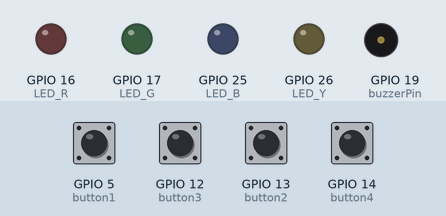
Bench run of a sketch on a simulated ESP32. Shown: output pins drawn as LEDs (lit = HIGH), buzzer (waves = sounding). Dashed ring = blinking. The test bench sets the inputs (shaded band); at power-on: GPIO 5 (button1), GPIO 12 (button3), GPIO 13 (button2), GPIO 14 (button4) HIGH. Pins used as bus, display or sensor lines are not drawn.

Above: at 1.2 s.
1.3 s: GPIO 14 (button4) pulled LOW for 0.15 s
At 1.4 s:
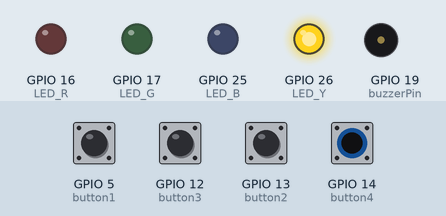
3.0 s: GPIO 5 (button1) pulled LOW for 0.15 s
At 3.8 s:
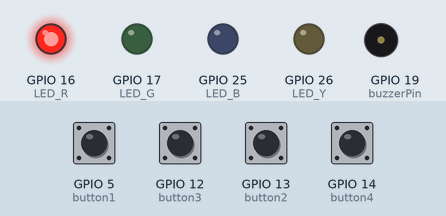
4.9 s: GPIO 14 (button4) pulled LOW for 1 s
At 6.3 s:
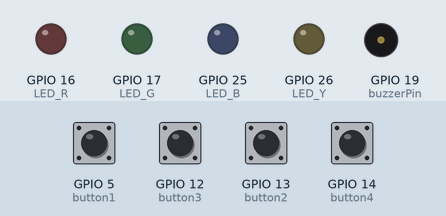
7.4 s: GPIO 12 (button3) pulled LOW for 0.15 s
At 8.3 s:
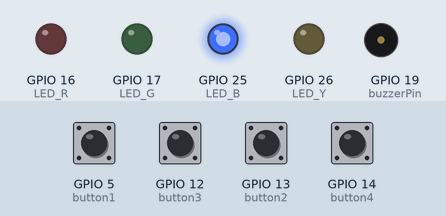
9.3 s: GPIO 5 (button1) driven LOW and GPIO 14 (button4) driven LOW
At 9.72 s:
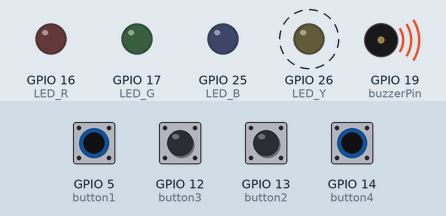
12.3 s: GPIO 13 (button2) pulled LOW for 1 s
At 13.1 s:
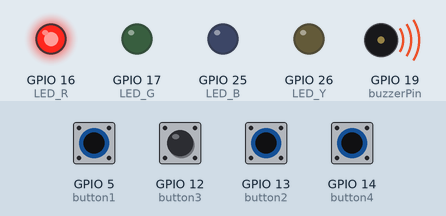
Timing chart, 0 to 16.3 s (numbered marks = the images above; inputs shaded):
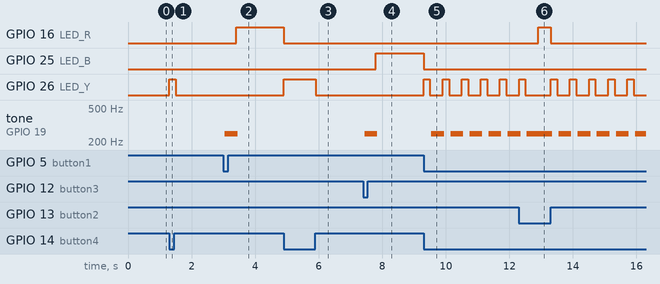

The sketch:

Simple_Creation-Answer_Machine.ino
```cpp
/*
 * Filename: Simple Creation-Answer Machine
 * Function: Simple creation Answer Machine
 * Compiling IDE：ARDUINO 2.3.3
 * Author: https://www.keyestudio.com/
*/
const int button1 = 5;  // the pin of the button1 to IO5
const int button2 = 13;  // button2 attach to IO13
const int button3 = 12;  // button3 attach to IO12
const int button4 = 14;  // button4 attach to IO14
const int buzzerPin = 19;  // the buzzer attach to IO18
const int LED_R = 16;  // LED_R attach to IO16
const int LED_G = 17;  // LED_G attach to IO17
const int LED_B = 25;  // LED_Battach to IO25
const int LED_Y = 26;  // LED_Y attach to IO26
#define uint8 unsigned char
uint8 flag = 0;  // used to indicate the state of button4 key
uint8 b1State,b2State,b3State,b4State = 0;

void setup(){
  //initialize buzzer,LED_R, LED_G, LED_B and LED_Y as output
  pinMode(buzzerPin, OUTPUT);
  pinMode(LED_R, OUTPUT);
  pinMode(LED_G, OUTPUT);
  pinMode(LED_B, OUTPUT);
  pinMode(LED_Y, OUTPUT);
  //initialize button1,button2,button3 and button4 as input,combined with pullup
  pinMode(button1, INPUT_PULLUP);
  pinMode(button2, INPUT_PULLUP);
  pinMode(button3, INPUT_PULLUP);
  pinMode(button4, INPUT_PULLUP);
  //turn all the led off
  digitalWrite(LED_R, LOW);
  digitalWrite(LED_G, LOW);
  digitalWrite(LED_B, LOW);
  digitalWrite(LED_Y, LOW);
}
void loop(){
  //turn all the led off
  digitalWrite(LED_R, LOW);
  digitalWrite(LED_G, LOW);
  digitalWrite(LED_B, LOW);
  digitalWrite(LED_Y, LOW);
  //read the state of the button4
  b4State = digitalRead(button4);
  //when button4 pressed
  if(b4State == 0){
    if(b4State == 0){  //confirm that the button4 is pressed
      flag = 1;  //if so,flag is 1
      digitalWrite(LED_Y, HIGH);  //turn the host LED_Y on
      delay(200);
    }
  }
  if(flag == 1){
    //read the state of the button of buttons
    b1State = digitalRead(button1);
    b2State = digitalRead(button2);
    b3State = digitalRead(button3);
    //If the button1 press the first
    if(b1State == 0){
      flag = 0;
      digitalWrite(LED_Y, LOW);
      Alarm();  //buzzer sound
      digitalWrite(LED_R,HIGH);  //turn the LED_R on only
      digitalWrite(LED_G,LOW);
      digitalWrite(LED_B,LOW);
      while(digitalRead(button4));  //detect the button4,if pressed,out of the while loop
    }
    //If the button2 press the first
    if(b2State == 0){
      flag = 0;
      digitalWrite(LED_Y, LOW);
      Alarm();
      digitalWrite(LED_R,LOW);
      digitalWrite(LED_G,HIGH);
      digitalWrite(LED_B,LOW);
      while(digitalRead(button4));
    }
    //If the button3 press the first
    if(b3State == 0){
      flag = 0;
      digitalWrite(LED_Y, LOW);
      Alarm();
      digitalWrite(LED_R,LOW);
      digitalWrite(LED_G,LOW);
      digitalWrite(LED_B,HIGH);
      while(digitalRead(button4));
    }
  }
}
//buzzer sound
void Alarm()         {
  for(int i=0;i<100;i++){
    digitalWrite(buzzerPin,HIGH); //the buzzer sound
    delay(2);
    digitalWrite(buzzerPin,LOW);  //without sound
    delay(2);                     //when delay time changed,the frequency changed
  }
}
```

Measured:
- after the input at 1.3 s, GPIO 26 (LED_Y): LOW → HIGH at once, → LOW 0.20 s later
- after the input at 3.0 s, GPIO 16 (LED_R): LOW → HIGH after 0.40 s; tone on GPIO 19 (buzzerPin): silent → 250 Hz after 0.05 s, → silent 0.40 s later
- after the input at 4.9 s, GPIO 16 (LED_R): HIGH → LOW at once; GPIO 26 (LED_Y): LOW → HIGH at once, → LOW 1.0 s later
- after the input at 7.4 s, GPIO 25 (LED_B): LOW → HIGH after 0.40 s; tone on GPIO 19 (buzzerPin): silent → 250 Hz after 0.05 s, → silent 0.40 s later
- after the input at 9.3 s, GPIO 25 (LED_B): HIGH → LOW at once; GPIO 26 (LED_Y): alternates HIGH for 0.20 s and LOW for 0.40 s, starting at once; tone on GPIO 19 (buzzerPin): alternates 250 Hz for 0.40 s and silent for 0.20 s, starting after 0.25 s
- after the input at 12.3 s, GPIO 16 (LED_R): LOW → HIGH after 0.61 s, → LOW 0.40 s later
